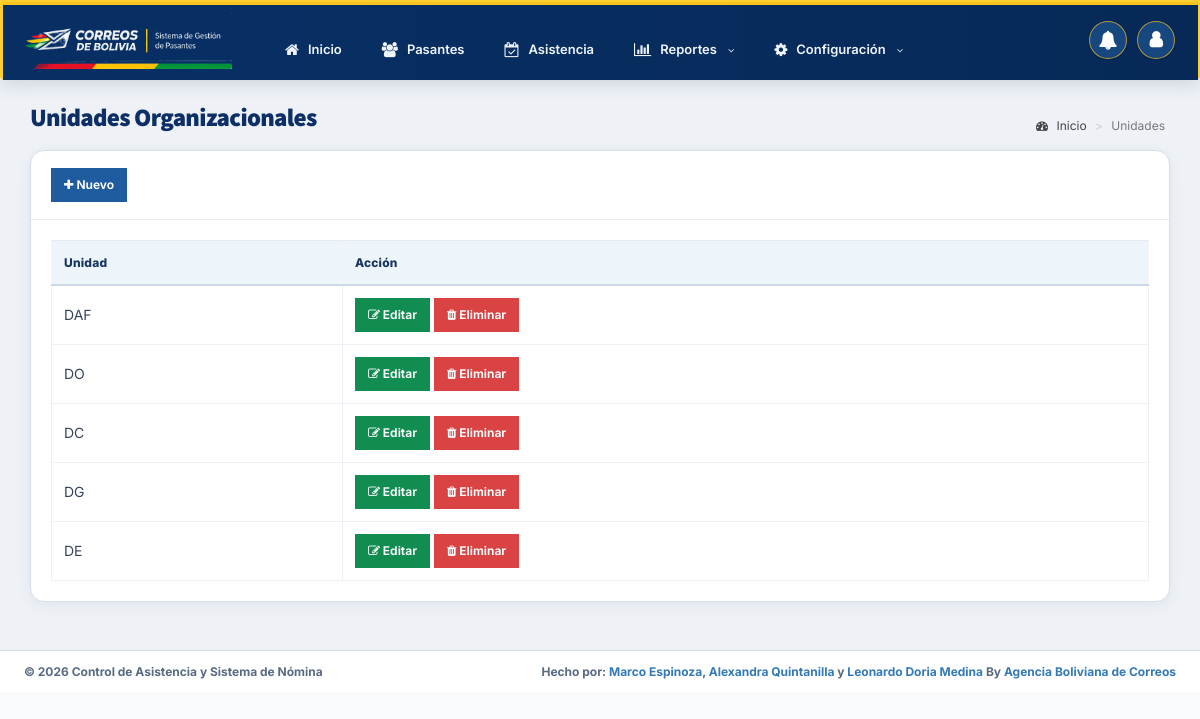
/admin/area.php (signed in), run on the app's committed database.
### tables this page shows
CREATE TABLE IF NOT EXISTS `area` (
  `id` int(11) NOT NULL AUTO_INCREMENT,
  `name_area` varchar(50) NOT NULL DEFAULT '',
  PRIMARY KEY (`id`)
);

### admin/area.php (the view, shortened to what this page needs)
<?php include 'includes/session.php'; ?>
<?php include 'includes/header.php'; ?>
<body class="hold-transition skin-blue sidebar-mini">
<div class="wrapper">
  <?php include 'includes/navbar.php'; ?>
  <div class="content-wrapper">
    <section class="content-header">
      <h1>
      Unidades Organizacionales
      </h1>
      <ol class="breadcrumb">
        <li><a href="#"><i class="fa fa-dashboard"></i> Inicio</a></li>
        <li class="active">Unidades</li>
      </ol>
    </section>
    <section class="content">
      <div class="row">
        <div class="col-xs-12">
          <div class="box">
            <div class="box-header with-border">
              <a href="#addnew" data-toggle="modal" class="btn btn-primary btn-sm btn-flat"><i class="fa fa-plus"></i> Nuevo</a>
            </div>
            <div class="box-body">
              <table id="example1" class="table table-bordered areas-list-table">
                <thead>
                  <th>Unidad</th>
                  <th>Acción</th>
                </thead>
                <tbody>
                  <?php
                    $sql = "SELECT * FROM area";
                    $query = $conn->query($sql);
                    while($row = $query->fetch_assoc()){
                      echo "
                        <tr>
                          <td>".$row['name_area']."</td>
                          <td>
                            <button class='btn btn-success btn-sm edit btn-flat' data-id='".$row['id']."'><i class='fa fa-edit'></i> Editar</button>
                            <button class='btn btn-danger btn-sm delete btn-flat' data-id='".$row['id']."'><i class='fa fa-trash'></i> Eliminar</button>
                          </td>
                        </tr>
                      ";
                    }
                  ?>
                </tbody>
              </table>
            </div>
          </div>
        </div>
      </div>
    </section>
  </div>
  <?php include 'includes/footer.php'; ?>
</div>
</body>
</html>

### data on the page
area: name_area "DAF"
area: name_area "DO"
area: name_area "DC"
area: name_area "DG"
area: name_area "DE"
